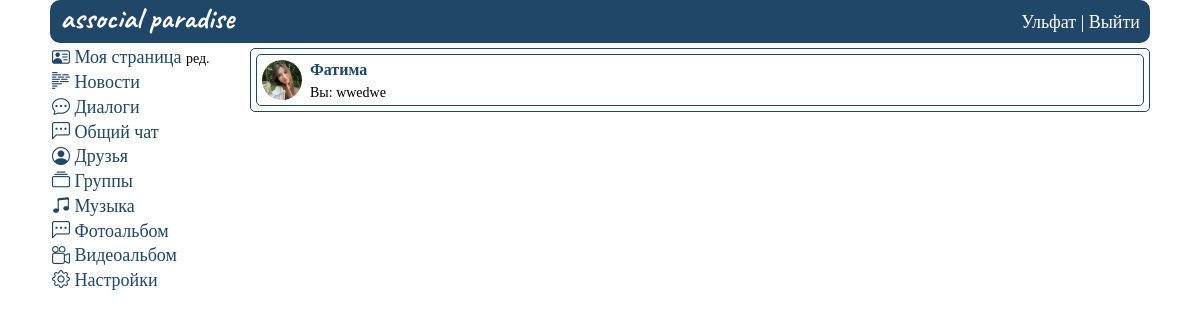
Page /dialogues (signed in) on the earlier database version.
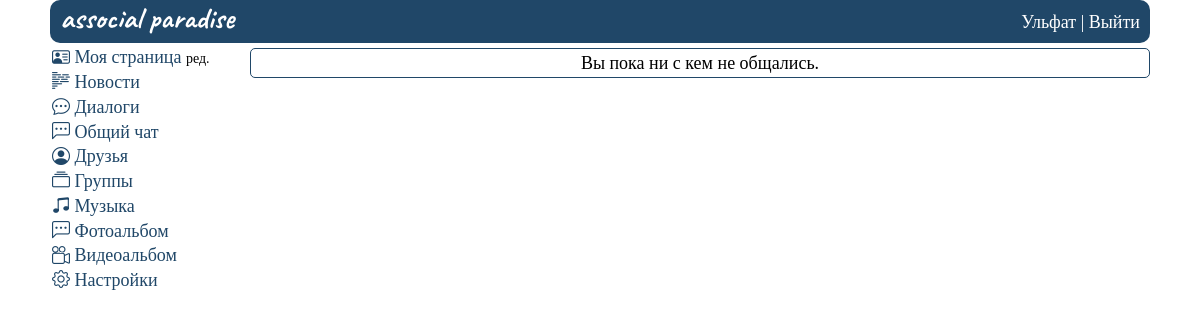
Same page on the later database version.
### mysite/models.py (models this page shows)
class HaveDialog(models.Model):
    user_sender = models.ForeignKey(User, on_delete=models.CASCADE)
    user_recipient_id = models.TextField(max_length=1000)
    last_message = models.TextField(max_length=1000)
    last_sender = models.TextField(max_length=1000)
    status_message = models.BooleanField(default=False)
    time_update = models.DateTimeField()
    class Meta:
        verbose_name_plural = 'Наличие диалога'

### mysite/views.py (the view, shortened to what this page needs)
# urls.py: path('dialogues', dialogues, name='dialogues'),
@login_required(login_url='home')
def dialogues(request):
    userid = getAuthUser(request)
    personal_data = getUser(userid)
    allDialogues = getAllMessages(userid)
    unread_messages = calculation_unread(allDialogues, userid)
    data = {
        'unread_messages': unread_messages,
        'userid': userid,
        'allDialogues': allDialogues,
        'personal_data': personal_data
    }
    return render(request, 'dialogues.html', data)

### mysite/views.py (called while the page is built)
def getAuthUser(request):
    return request.session.get('is_auth', False)

def getUser(userid):
    return UserProfile.objects.get(user_id=userid)

def calculation_unread(messages, userid):
    msg = 0
    for i in messages:
        if i.status_message == 0 and int(i.last_sender) != userid:
            msg += 1
    return msg

def getAllMessages(userid):
    allMsg = HaveDialog.objects.raw(
        f'select 1 as id, up.first_name as name_sender, up2.first_name as name_recipient, hd.time_update, hd.last_sender, up3.first_name as name_last_sender, hd.user_recipient_id, hd.user_sender_id, hd.status_message, up.avatar, hd.last_message from mysite_havedialog hd join mysite_userprofile up on up.user_id = hd.user_sender_id join mysite_userprofile up2 on up2.user_id = hd.user_recipient_id join mysite_userprofile up3 on up3.user_id = hd.last_sender where hd.user_recipient_id = {userid} order by hd.time_update desc')
    return allMsg

### mysite/templates/dialogues.html (shortened to what this page needs)
{%extends 'base.html'%}
{% load static %}
{%block content%}
    <div class="wrapper_users">
    {% include "header.html" %}
    <div class="rows_user">
        <div class="col1_user">
            {% include "menu.html" %}
        </div>
        <div class="col2_user">
            <div class="dialogs__content">
                {% if allDialogues %}
                {% for dialog in allDialogues %}
                {% if dialog.status_message == 0 %}
                <div class="dialogs__message" style="background: #cbdeee9d;">
                {% else %}
                <div class="dialogs__message">
                {% endif %}
                    <div class="dialogs__image">
                        <a href="{% url 'viewUser' dialog.user_sender_id %}"><img class="img" src="{% static dialog.avatar|cut:'mysite/static' %}"></a>
                    </div>
                    <div class="dialogs__text">
                        <div class="dialogs__name">
                            <a href="{% url 'viewUser' dialog.user_sender_id %}">{{ dialog.name_sender }}</a>
                        </div>
                        <div class="dialog__message">
                            <a href="{% url 'viewDialogues' dialog.user_sender_id %}">{% if dialog.name_last_sender != dialog.name_recipient %}{{ dialog.name_last_sender }}: {% else %}Вы: {% endif %}{{ dialog.last_message }}</a>
                        </div>
                    </div>
                </div>
                {% endfor %}
                {% else %}
                <div class="none_dialogs">
                    <span>Вы пока ни с кем не общались.</span>
                </div>
                {% endif %}
            </div>
        </div>
    </div>
    </div>
{%endblock%}

Differences in the rows shown:
removed HaveDialog: name_sender "Фатима", shows "Вы:", last_message "wwedwe"
Other differences:
text now shown: "Вы пока ни с кем не общались."
